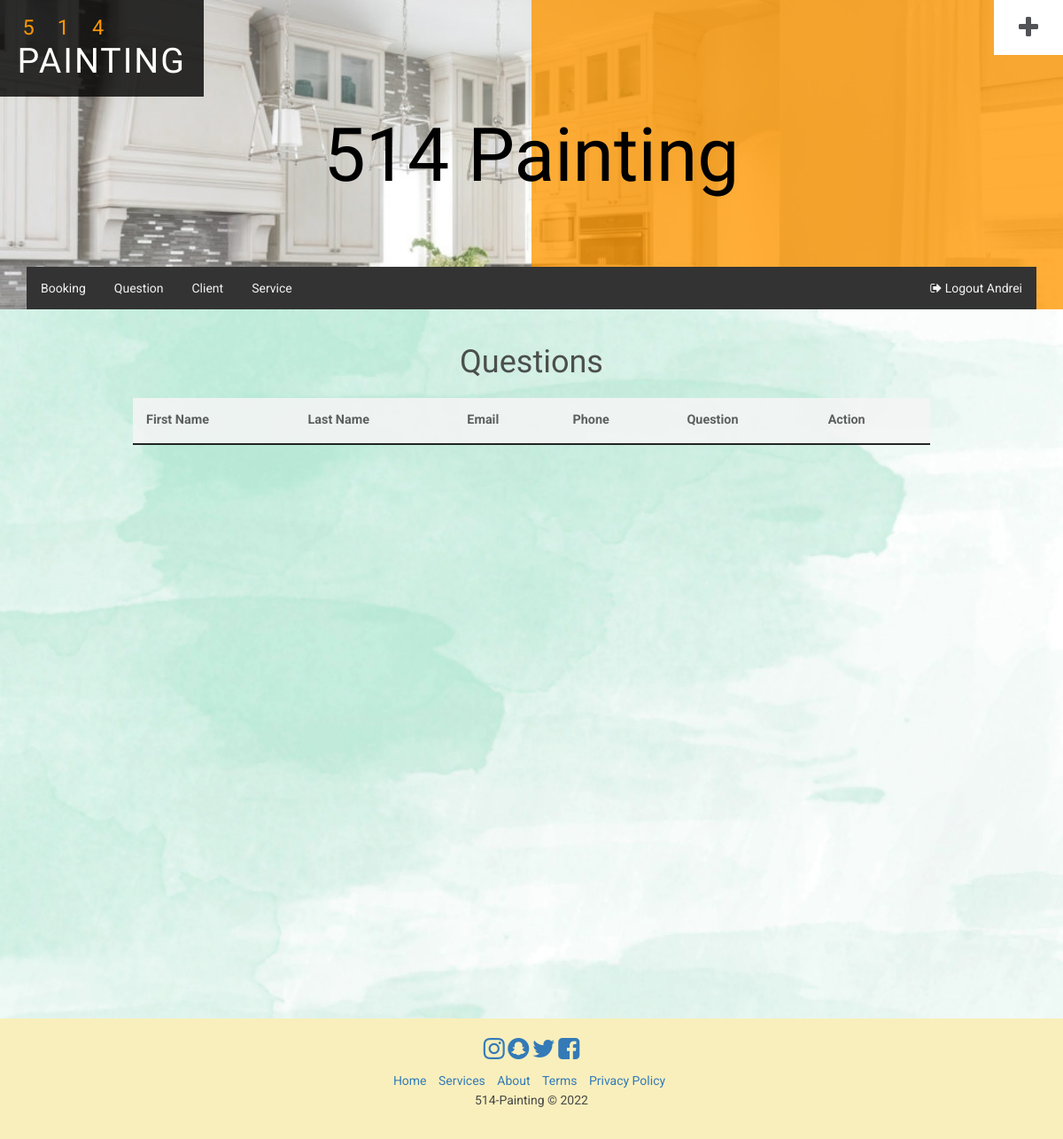
/Reply (signed in), run on an earlier commit of the app's database.
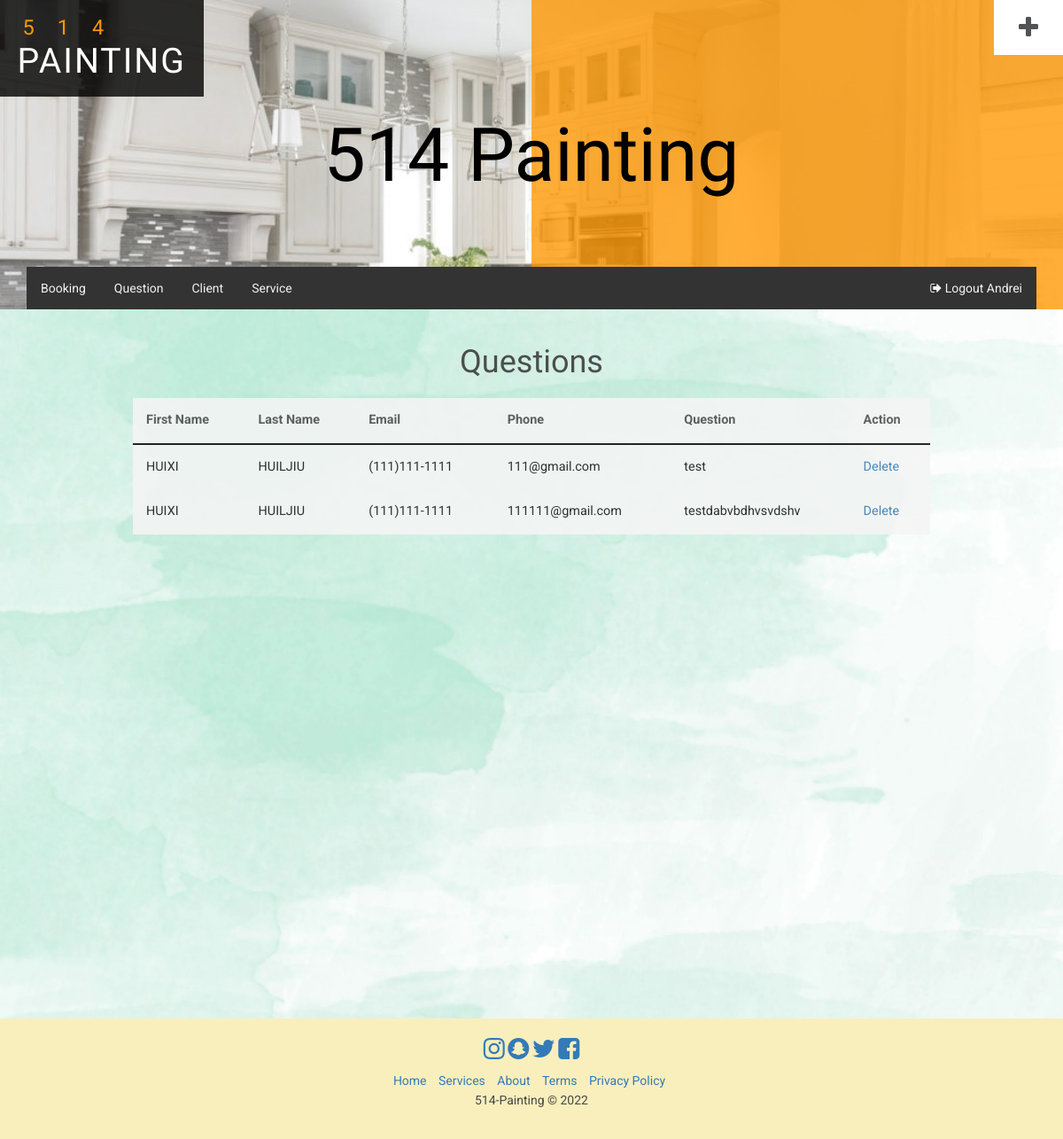
And on a later commit of the database.
### tables this page shows
CREATE TABLE `question` (
  `question_id` int(11) NOT NULL,
  `first_name` varchar(255) NOT NULL,
  `last_name` varchar(255) NOT NULL,
  `phone` varchar(20) NOT NULL,
  `email` varchar(255) NOT NULL,
  `question` varchar(500) NOT NULL
);

### app/controllers/Reply.php (called while the page is built, shortened)
<?php
class Reply extends Controller
{
    public function __construct()
    {
        $this->questionModel = $this->model('questionModel');
    }
    public function index()
    {
        $questions = $this->questionModel->getAllQuestions();
        $data = [
            'questions' => $questions,
        ];
        $this->view('Reply/index', $data);
    }
}

### app/core/app.php (called while the page is built, shortened)
<?php
    class App{
        protected $currentMethod = 'index';
        public function __construct()
        {
            $url = $this->parseURL();
            if(file_exists('../app/controllers/'.$url[0].'.php')){
                unset($url[0]);
            }
            $this->currentController = new $this->currentController;
            $this->params = $url ? array_values($url) : [];
            call_user_func_array([$this->currentController, $this->currentMethod], $this->params);
        }
        public function parseURL(){
            if(isset($_GET['url'])){
                $url = rtrim($_GET['url'], '/');
                $url = filter_var($url, FILTER_SANITIZE_URL);
                $url = explode('/',$url);
                return $url;
            }
        }
    }

### public/index.php (called while the page is built, shortened)
<?php
    $init = new App;
?>

### app/core/helper.php (called while the page is built, shortened)
<?php
    function isLoggedIn(){
        if(isset($_SESSION['user_email'])){
          return true;
        } else {
          return false;
        }
      }
      function adminLogin(){
        if(isset($_SESSION['user_username'])){
            return true;
          } else {
            return false;
          }
      }
?>

### app/core/Model.php (called while the page is built, shortened)
<?php
class Model
{
    private $host = DB_HOST;
    private $user = DB_USER;
    private $pass = DB_PASS;
    private $dbname = DB_NAME;
    private $dbh;
    private $stmt;
    public function __construct()
    {
        $dsn = 'mysql:host=' . $this->host . ';dbname=' . $this->dbname;
        $options = array(
            PDO::ATTR_PERSISTENT => true,
            PDO::ATTR_ERRMODE => PDO::ERRMODE_EXCEPTION
        );
        try {
            $this->dbh = new PDO($dsn, $this->user, $this->pass, $options);
        } catch (PDOException $e) {
            $this->error = $e->getMessage();
            echo $this->error;
        }
    }
    public function query($sql)
    {
        $this->stmt = $this->dbh->prepare($sql);
    }
    public function execute()
    {
        return $this->stmt->execute();
    }
    public function getResultSet(){
        $this->execute();
        return $this->stmt->fetchAll(PDO::FETCH_OBJ);
    }
}

### app/models/questionModel.php (called while the page is built, shortened)
<?php
class questionModel
{
    public function __construct()
    {
        $this->db = new Model;
    }
    public function getAllQuestions()
    {
        $this->db->query(
            "SELECT *
                FROM question"
        );
        return $this->db->getResultSet();
    }
}

### app/views/Reply/index.php (the view, shortened to what this page needs)
<?php include APPROOT . '/views/includes/header.php'; ?>
<div class="" style="min-height: 100vh;background: url('<?php echo URLROOT; ?>/images/bg.png'); no-repeat center; background-size: cover;">
    <div class="table-responsive" style="transform: scale(1);transform-origin: top;opacity: 0.88;filter: contrast(92%); margin: auto 15rem;">
        <table class="table" style="font-size:medium;" >
            <h1 style="padding-top: 4rem; padding-bottom: 2rem; text-align: center;">Questions</h1>
            <thead>
                <tr>
                    <th style="background: #ffffff;border-bottom-color: #000000; color: #494949;">First Name</th>
                    <th style="background: #ffffff;border-bottom-color: #000000; color: #494949;">Last Name</th>
                    <th style="background: #ffffff;border-bottom-color: #000000; color: #494949;">Email</th>
                    <th style="background: #ffffff;border-bottom-color: #000000; color: #494949;">Phone</th>
                    <th style="background: #ffffff;border-bottom-color: #000000; color: #494949;">Question</th>
                    <th style="background: #ffffff;border-bottom-color: #000000; color: #494949;">Action</th>
                </tr>
            </thead>
            <tbody>
                <?php
                if (!empty($data["questions"])) {
                    foreach ($data["questions"] as $question) {
                        echo "<tr>";
                        echo "<td style='background: #ffffff; color: #101010;'>
                   $question->first_name
                    </td>";
                        echo "<td style='background: #ffffff; color: #101010;'>
                    $question->last_name</a>
                    </td>";
                        echo "<td style='background: #ffffff; color: #101010;'>
                    $question->phone</a>
                    </td>";
                        echo "<td style='background: #ffffff; color: #101010;'>
                    $question->email</a>
                    </td>";
                        echo "<td style='background: #ffffff; color: #101010;'>
                    $question->question</a>
                    </td>";
                        echo "<td style='background: #ffffff;'>
                    <a href='/System-Dev/Reply/deleteQuestion/$question->question_id'>Delete</a>
                    </td>";
                    }
                }
                ?>
            </tbody>
        </table>
    </div>
</div>
<?php include APPROOT . '/views/includes/footer.php'; ?>

### app/core/Controller.php (shortened to what this page needs)
<?php
    class Controller{
        public function view($name, $data = []){
            if(file_exists('../app/views/'.$name.'.php')){
                require_once('../app/views/'.$name.'.php');
            }
            else{
                echo '../app/views/'.$name.'.php does not exists';
            }
        }
        public function model($modelName){
            return new $modelName;
        }
    }
?>

### app/views/includes/header.php (shortened to what this page needs)
<!DOCTYPE html>
<html lang="en">
<head>
  <link rel="stylesheet" href="<?php echo URLROOT; ?>/public/css/login.css">
  <link rel="stylesheet" href="<?php echo URLROOT; ?>/public/css/home.css">
  <link rel="stylesheet" href="https://cdnjs.cloudflare.com/ajax/libs/font-awesome/4.7.0/css/font-awesome.min.css">
  <link href="<?php echo URLROOT; ?>/css/bootstrap.css" type="text/css" rel="stylesheet" media="all">
  <link href="<?php echo URLROOT; ?>/css/style.css" type="text/css" rel="stylesheet" media="all">
  <link href="<?php echo URLROOT; ?>/css/font-awesome.css" rel="stylesheet">
  <link rel="stylesheet" href="<?php echo URLROOT; ?>/cssA/Header.css">
</head>
<body>
  <div id="nav-overlay" class="nav-w3right">
    <span class="menu-trigger trigger fa fa-plus" rel="nav-overlay"></span>
  </div>
  <div class="banner about-w3bnr">
    <div class="banner-layer">
      <div class="header-agileits">
        <div class="w3ls-logo">
          <h1><a href="<?php echo URLROOT; ?>/Home/index"><span>514</span>Painting</a></h1>
        </div>
        <div class="clearfix"> </div>
      </div>
      <div class="banner-text-info">
        <div class="banner-w3lstext">
          <h2>514 Painting</h2>
        </div>
      </div>
    </div>
    <div class="container">
      <div class="d-flex flex-wrap align-items-center justify-content-center justify-content-lg-start">
        <a href="/" class="d-flex align-items-center mb-2 mb-lg-0 text-white text-decoration-none">
          <svg class="bi me-2" width="40" height="32" role="img" aria-label="Bootstrap">
            <use xlink:href="#bootstrap"></use>
          </svg>
        </a>
        <div class="navigation-top">
          <?php
          if (isLoggedIn()) {
            echo '
          <a href="/System-Dev/Home" class="nav-links" style="float:left; font-weight: bold;">Home</a>
          <a href="/System-Dev/AboutUs" class="nav-links" style="float:left">About Us</a>
          <a href="/System-Dev/Contact" class="nav-links" style="float:left">Contact Us</a>
          <a href="/System-Dev/Booking" class="nav-links" style="float:left">Booking Now</a>
        <a class="nav-links" href="/System-Dev/People/logout"><i class="fa fa-sign-out"></i> Logout</a>';
          } else if (adminLogin()) {
            echo '<a href="/System-Dev/Booking" class="nav-links" style="float:left;">Booking</a>
        <a href="/System-Dev/Reply" class="nav-links" style="float:left">Question</a>
        <a href="/System-Dev/Client" class="nav-links" style="float:left">Client</a>
        <a href="/System-Dev/Service" class="nav-links" style="float:left">Service</a>
        <a class="nav-links" href="/System-Dev/People/logout"><i class="fa fa-sign-out"></i> Logout ' . $_SESSION['user_username'] . '</a>';
          }
          ?>
        </div>
      </div>
    </div>
  </div>
</body>
</html>

### app/views/includes/footer.php (shortened to what this page needs)
<footer class="footer-basic mt-auto" style="background: #F9EFBC; height: auto; text-align: center; ">
    <div class="social" style="padding-bottom: 10px; padding-top: 20px; height: 60px">
        <a href="https://www.instagram.com/"><i class="fa fa-instagram fa-2x"></i></a>
        <a href="https://www.snapchat.com/"><i class="fa fa-snapchat fa-2x"></i></a>
        <a href="https://twitter.com/?lang=en"><i class="fa fa-twitter fa-2x"></i></a>
        <a href="https://www.facebook.com/"><i class="fa fa-facebook-square fa-2x"></i></a>
    </div>
    <ul class="list-inline">
        <li class="list-inline-item"><a href="#">Home</a></li>
        <li class="list-inline-item"><a href="#">Services</a></li>
        <li class="list-inline-item"><a href="#">About</a></li>
        <li class="list-inline-item"><a href="#">Terms</a></li>
        <li class="list-inline-item"><a href="#">Privacy Policy</a></li>
    </ul>
    <p class="copyright" style="color: #474747; padding-bottom: 30px;">514-Painting © 2022</p>
</footer>
</body>
</html>

### public/css/style.css (style rules this page uses)
body { margin: 0; font-family: 'Roboto', sans-serif; background: #fff; }
body a { -webkit-transition: 0.5s all; -moz-transition: 0.5s all; -o-transition: 0.5s all; -ms-transition: 0.5s all; transition: 0.5s all; text-decoration: none; outline: none; }
h1, h2, h3, h4, h5, h6 { margin: 0; font-family: 'Redressed', cursive; }
p { margin: 0; }
ul, label { margin: 0; padding: 0; }
.banner { background: url(../images/120.jpg) no-repeat center 0px; background-size: cover; position: relative; z-index: 0; }
.banner-layer:before { content: ''; width: 50%; height: 100%; background: rgba(255, 255, 255, 0.15); position: absolute; left: 0; top: 0; z-index: -1; }
.banner-layer:after { content: ''; width: 50%; height: 100%; background: rgba(255, 152, 0, 0.78); position: absolute; right: 0; top: 0; z-index: -1; }
.w3ls-logo { float: left; }
.nav-w3right { float: right; }
.w3ls-logo h1 { font-size: 3em; line-height: 1em; }
.w3ls-logo h1 a, .w3ls-logo h1 a:hover { color: #fff; text-decoration: none; outline: none; padding: .5em; display: block; letter-spacing: 2px; text-transform: uppercase; background: rgba(0, 0, 0, 0.8); }
.w3ls-logo h1 a span { font-size: .6em; display: block; line-height: 1em; color: #ff9800; letter-spacing: 26px; margin-bottom: 0.3em; text-transform: lowercase; padding-left: 6px; }
.menu-trigger { cursor: pointer; position: relative; padding: 0.6em 1em; top: 0; right: 0; z-index: 100; color: rgba(23, 26, 31, 0.75); -webkit-transform: rotate(0deg); -moz-transform: rotate(0deg); -o-transform: rotate(0deg); -ms-transform: rotate(0deg); transform: rotate(0deg); -webkit-transition: all 350ms; -moz-transition: all 350ms; transition: all 350ms; background: #fff; }
span.menu-trigger.trigger.fa.fa-plus { font-size: 2em; text-align: center; }
#nav-overlay { overflow-x: hidden; }
#nav-overlay:before, #nav-overlay:after { content: ""; position: fixed; z-index: 50; top: 0; height: 100%; width: 100%; background: rgba(0, 0, 0, 0.81); -webkit-transition: transform 350ms, -webkit-transform 350ms; -moz-transition: transform 350ms, -moz-transform 350ms; transition: transform 350ms, -webkit-transform 350ms; }
#nav-overlay:before { left: 0; -webkit-transform: skew(50deg) translateX(-200%); -moz-transform: skew(50deg) translateX(-200%); -o-transform: skew(50deg) translateX(-200%); -ms-transform: skew(50deg) translateX(-200%); transform: skew(50deg) translateX(-200%); clip: rect(auto 50vw auto auto); }
@media (min-width: 500px) { #nav-overlay:before { -webkit-transform: skew(50deg) translateX(-150%); -moz-transform: skew(50deg) translateX(-150%); -o-transform: skew(50deg) translateX(-150%); -ms-transform: skew(50deg) translateX(-150%); transform: skew(50deg) translateX(-150%); } }
#nav-overlay:after { right: 0; -webkit-transform: skew(50deg) translateX(200%); -moz-transform: skew(50deg) translateX(200%); -o-transform: skew(50deg) translateX(200%); -ms-transform: skew(50deg) translateX(200%); transform: skew(50deg) translateX(200%); clip: rect(auto auto auto 50vw); }
@media (min-width: 500px) { #nav-overlay:after { -webkit-transform: skew(50deg) translateX(150%); -moz-transform: skew(50deg) translateX(150%); -o-transform: skew(50deg) translateX(150%); -ms-transform: skew(50deg) translateX(150%); transform: skew(50deg) translateX(150%); } }
.banner-text-info { padding: 16em 0; z-index: 9; }
.banner-w3lstext { text-align: center; }
.banner-w3lstext h3, .banner-w3lstext h2 { font-size: 7em; color: #000; font-weight: 100; text-align: center; text-transform: capitalize; }
p { font-size: 1em; color: #999; line-height: 1.8em; }
.banner.about-w3bnr .banner-text-info { padding: 1.5em 0 3em; }
.banner.about-w3bnr .banner-w3lstext h2 { font-size: 6em; }
.table td, .table>tbody>tr>td, .table>tbody>tr>th, .table>tfoot>tr>td, .table>tfoot>tr>th, .table>thead>tr>td, .table>thead>tr>th { padding: 15px!important; }
.table>thead>tr>th, .table>tbody>tr>th, .table>tfoot>tr>th, .table>thead>tr>td, .table>tbody>tr>td, .table>tfoot>tr>td { font-size: 0.9em; color: #999; border-top: none !important; }
@media (max-width:1280px) { .banner-text-info { padding: 12em 0; } }
@media (max-width:1280px) { .banner-w3lstext h3, .banner-w3lstext h2 { font-size: 6em; } }
@media (max-width:1280px) { .w3ls-logo h1 { font-size: 2.8em; } }

What changed in the data, as far as the page shows it:
added question: first_name "HUIXI", last_name "HUILJIU", phone "(111)111-1111", email "111@gmail.com", question "test"
added question: first_name "HUIXI", last_name "HUILJIU", phone "(111)111-1111", email "111111@gmail.com", question "testdabvbdhvsvdshv"
